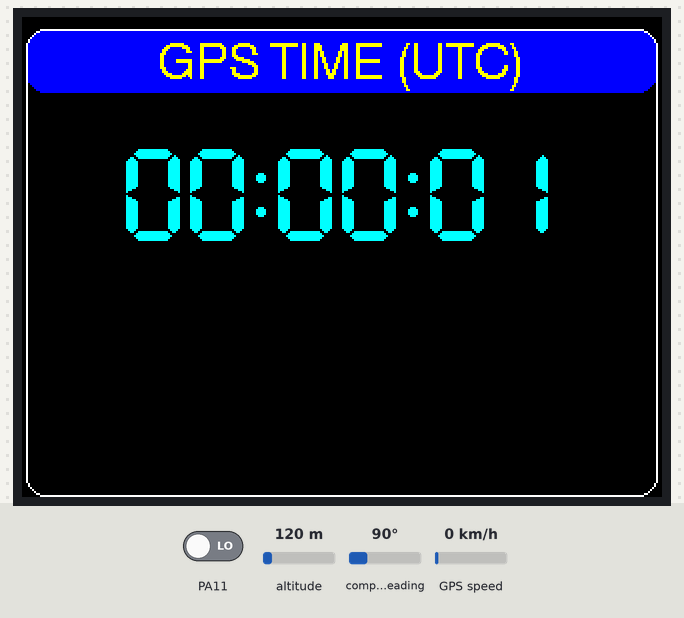
The sketch below on a simulated STM32 Blue Pill. Shown: 320×240 colour display. The inputs (shaded band) are chosen by the test bench; at power-on: PA11 LOW, altitude 120 m, compass heading 90°, GPS speed 0 km/h. The GPS gets a fix after 3 s at 37.7749, -122.4194 with 8 satellites.

Above: at 1.6 s.
1.7 s: PA11 driven HIGH
At 2.5 s:
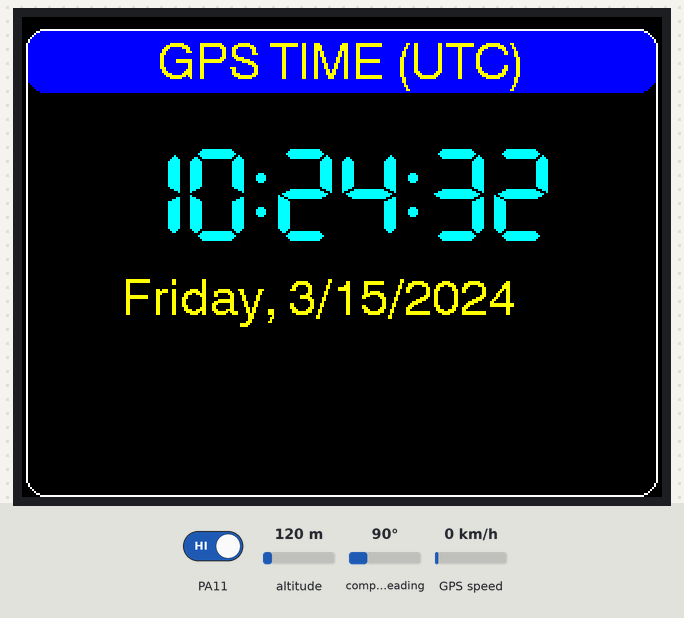
At 3.5 s:
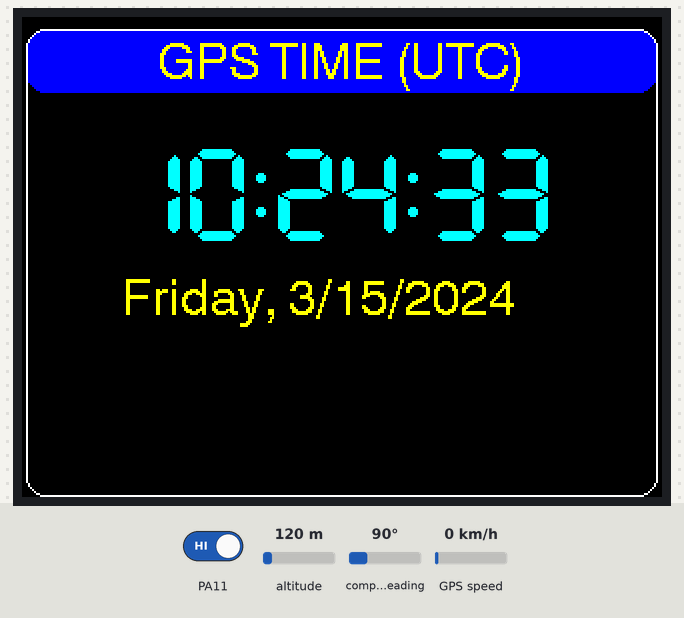
Timing chart, 0 to 5.0 s (numbered marks = the images above; inputs shaded):
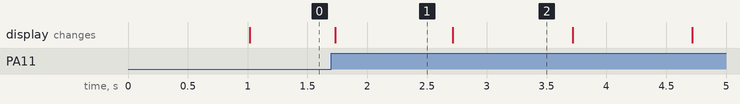

The sketch:

GPS_CLOCK_step10.ino
```cpp
// (licence header left out)
#include <TFT_eSPI.h>                              // https://github.com/Bodmer/TFT_eSPI
#include <TimeLib.h>                               // https://github.com/PaulStoffregen/Time
#include <TinyGPS++.h>                             // https://github.com/mikalhart/TinyGPSPlus

#define TITLE     "GPS TIME (UTC)"                 // shown at top of display
#define GPS_PPS               PA11                 // GPS 1PPS signal to hardware interrupt pin

#define TIMECOLOR         TFT_CYAN                 // color of 7-segment time display
#define DATECOLOR       TFT_YELLOW                 // color of displayed month & day
#define LABEL_FGCOLOR   TFT_YELLOW
#define LABEL_BGCOLOR     TFT_BLUE

TFT_eSPI tft       = TFT_eSPI();                   // display object
TinyGPSPlus gps;                                   // gps object
volatile byte pps  = 0;                            // GPS one-pulse-per-second flag
time_t t           = 0;                            // current system time


void ppsHandler() {                                // 1pps interrupt handler:
  pps=1;                                           // set the flag
}

void syncWithGPS() {                               // set Arduino time from GPS
  if (!gps.time.isValid()) return;                 // continue only if valid data present
  if (gps.time.age()>1000) return;                 // dont use stale data
  int h = gps.time.hour();                         // get hour value
  int m = gps.time.minute();                       // get minute value
  int s = gps.time.second();                       // get second value
  int d = gps.date.day();                          // get day
  int mo= gps.date.month();                        // get month
  int y = gps.date.year();                         // get year
  setTime(h,m,s,d,mo,y);                           // set the system time
  adjustTime(1);                                   // and adjust forward 1 second
}

void syncCheck() {
  if (pps) syncWithGPS();                          // is it time to sync with GPS?
  pps=0;                                           // reset flag, regardless
}

void displayTime() {
  int x=50, y=65, f=7;                             // screen position & font
  tft.setTextColor(TIMECOLOR, TFT_BLACK);          // set time color
  int h=hour(); int m=minute(); int s=second();    // get hours, minutes, and seconds
  if (h<10) x+= tft.drawChar('0',x,y,f);           // leading zero for hours
  x+= tft.drawNumber(h,x,y,f);                     // hours
  x+= tft.drawChar(':',x,y,f);                     // hour:min separator
  if (m<10) x+= tft.drawChar('0',x,y,f);           // leading zero for minutes
  x+= tft.drawNumber(m,x,y,f);                     // show minutes
  x+= tft.drawChar(':',x,y,f);                     // show ":"
  if (s<10) x+= tft.drawChar('0',x,y,f);           // add leading zero if needed
  x+= tft.drawNumber(s,x,y,f);                     // show seconds
}

void displayDate() {
  int x=50,y=130,f=4;                              // screen position & font
  const char* days[] = {"Sunday","Monday","Tuesday",
    "Wednesday","Thursday","Friday","Saturday"};
  tft.setTextColor(DATECOLOR, TFT_BLACK);
  tft.fillRect(x,y,265,26,TFT_BLACK);              // erase previous date
  x+=tft.drawString(days[weekday()-1],x,y,f);      // show day of week
  x+=tft.drawString(", ",x,y,f);                   // and
  x+=tft.drawNumber(month(),x,y,f);                // show date as month/day/year
  x+=tft.drawChar('/',x,y,f);
  x+=tft.drawNumber(day(),x,y,f);
  x+=tft.drawChar('/',x,y,f);
  x+=tft.drawNumber(year(),x,y,f);
}

void updateDisplay() {
  if (t!=now()) {                                  // is it a new second yet?
    displayTime();                                 // and display it
    if (day(t)!=day())                             // did date change?
      displayDate();                               // yes, so display it
    t=now();                                       // Remember current time
  }
}

void feedGPS() {
  if (Serial1.available()) {                       // if a character is ready to read...
    char c = Serial1.read();                       // get the character
    gps.encode(c);                                 // if input is complete, use it
  }
}

void newScreen() {
  tft.fillScreen(TFT_BLACK);                       // start with empty screen
  tft.fillRoundRect(2,6,316,32,10,LABEL_BGCOLOR);  // put title bar at top
  tft.drawRoundRect(2,6,316,234,10,TFT_WHITE);     // draw edge around screen
  tft.setTextColor(LABEL_FGCOLOR,LABEL_BGCOLOR);   // set label colors
  tft.drawCentreString(TITLE,160,12,4);            // show title at top
}

void setup() {
  tft.init();
  tft.setRotation(1);                              // portrait screen orientation
  newScreen();
  Serial1.begin(9600);                             // set baud rate of incoming data
  attachInterrupt(digitalPinToInterrupt(           // enable 1pps GPS time sync
    GPS_PPS), ppsHandler, RISING);
}

void loop() {
  feedGPS();
  syncCheck();
  updateDisplay();
}
```

Measured:
- after the input at 1.7 s, the display: changes at once (image 1)
- what the display in image 1 shows lasts 1.0 s, from 1.7 s to 2.7 s
